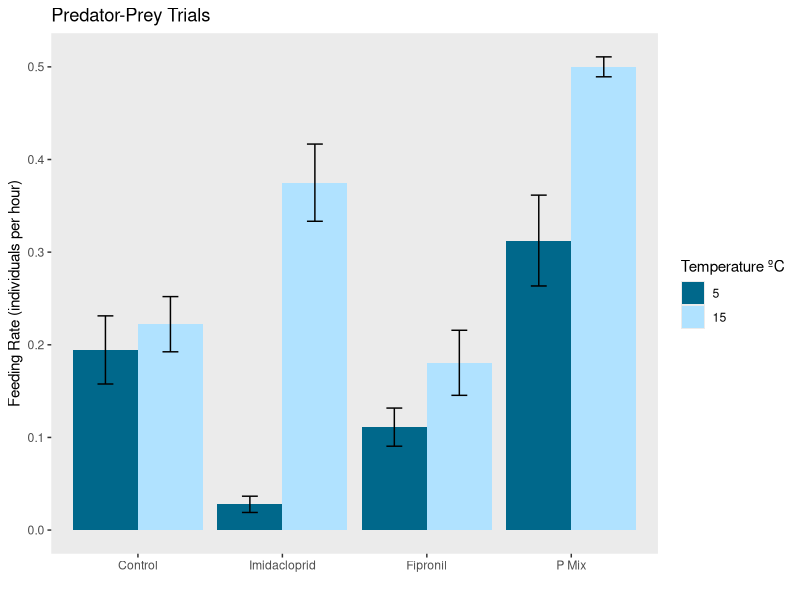

Source code (R):

rm(list=ls())


P <-read.csv("PredatorPrey Trials 2.csv")

library(ggplot2)
library(dplyr)


# Gives count, mean, standard deviation, standard error of the mean, and confidence interval (default 95%).
##   data: a data frame.
##   measurevar: the name of a column that contains the variable to be summariezed
##   groupvars: a vector containing names of columns that contain grouping variables
##   na.rm: a boolean that indicates whether to ignore NA's
##   conf.interval: the percent range of the confidence interval (default is 95%)
summarySE <- function(data=NULL, measurevar, groupvars=NULL, na.rm=FALSE,
                      conf.interval=.95, .drop=TRUE) {
  library(plyr)
  
  # New version of length which can handle NA's: if na.rm==T, don't count them
  length2 <- function (x, na.rm=FALSE) {
    if (na.rm) sum(!is.na(x))
    else       length(x)
  }
  
  # This does the summary. For each group's data frame, return a vector with
  # N, mean, and sd
  datac <- ddply(data, groupvars, .drop=.drop,
                 .fun = function(xx, col) {
                   c(N    = length2(xx[[col]], na.rm=na.rm),
                     mean = mean   (xx[[col]], na.rm=na.rm),
                     sd   = sd     (xx[[col]], na.rm=na.rm)
                   )
                 },
                 measurevar
  )
  
  # Rename the "mean" column    
  datac <- rename(datac, c("mean" = measurevar))
  
  datac$se <- datac$sd / sqrt(datac$N)  # Calculate standard error of the mean
  
  # Confidence interval multiplier for standard error
  # Calculate t-statistic for confidence interval: 
  # e.g., if conf.interval is .95, use .975 (above/below), and use df=N-1
  ciMult <- qt(conf.interval/2 + .5, datac$N-1)
  datac$ci <- datac$se * ciMult
  
  return(datac)
}

library(plyr)
library(dplyr)


P$Feedingrate <- P$Prey.eaten/24

Psum <- summarySE(P,measurevar= "Feedingrate", groupvars=c("Temperature", "Treatment"))
Psum

Psum2 <- Psum
Psum2$Treatment <- factor(Psum2$Treatment)
ggplot(Psum2, aes(x= Treatment, y= Feedingrate, fill = factor(Temperature, levels=c("5", "15")))) +
  geom_bar(position = "dodge", stat = "identity")+
  scale_x_discrete(limits = c("Control", "Imidacloprid", "Fipronil", "P Mix"))+
  scale_fill_manual(values=c("deepskyblue4", "lightskyblue1", "slateblue")) +
  labs(fill = "Temperature ºC", title = "Predator-Prey Trials") + theme(panel.grid.major = element_blank(), panel.grid.minor = element_blank()) +
  geom_errorbar(aes(ymin=Feedingrate-se, ymax=Feedingrate+se),  width=.22, position=position_dodge(.9)) + labs (x= "",  y="Feeding Rate (individuals per hour)") 






